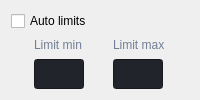
                      <widget class="QWidget" name="config_nonAutomatic">
                       <layout class="QVBoxLayout" name="verticalLayout_44">
                        <item>
                         <widget class="QCheckBox" name="getAutoLimits">
                          <property name="text">
                           <string>Auto limits</string>
                          </property>
                         </widget>
                        </item>
                        <item>
                         <layout class="QGridLayout" name="gridLayout_8">
                          <item row="0" column="1">
                           <widget class="QLabel" name="labelVersion_55">
                            <property name="maximumSize">
                             <size>
                              <width>200</width>
                              <height>20</height>
                             </size>
                            </property>
                            <property name="styleSheet">
                             <string notr="true">color: rgb(113, 126, 149);</string>
                            </property>
                            <property name="lineWidth">
                             <number>1</number>
                            </property>
                            <property name="text">
                             <string>Limit max</string>
                            </property>
                            <property name="alignment">
                             <set>Qt::AlignLeading|Qt::AlignLeft|Qt::AlignVCenter</set>
                            </property>
                           </widget>
                          </item>
                          <item row="0" column="0">
                           <widget class="QLabel" name="labelVersion_56">
                            <property name="maximumSize">
                             <size>
                              <width>200</width>
                              <height>20</height>
                             </size>
                            </property>
                            <property name="styleSheet">
                             <string notr="true">color: rgb(113, 126, 149);</string>
                            </property>
                            <property name="lineWidth">
                             <number>1</number>
                            </property>
                            <property name="text">
                             <string>Limit min</string>
                            </property>
                            <property name="alignment">
                             <set>Qt::AlignLeading|Qt::AlignLeft|Qt::AlignVCenter</set>
                            </property>
                           </widget>
                          </item>
                          <item row="1" column="0">
                           <widget class="QLineEdit" name="txtLimitMin">
                            <property name="enabled">
                             <bool>true</bool>
                            </property>
                            <property name="minimumSize">
                             <size>
                              <width>50</width>
                              <height>30</height>
                             </size>
                            </property>
                            <property name="maximumSize">
                             <size>
                              <width>50</width>
                              <height>30</height>
                             </size>
                            </property>
                            <property name="styleSheet">
                             <string notr="true">background-color: rgb(33, 37, 43);</string>
                            </property>
                            <property name="text">
                             <string/>
                            </property>
                            <property name="placeholderText">
                             <string/>
                            </property>
                           </widget>
                          </item>
                          <item row="1" column="1">
                           <widget class="QLineEdit" name="txtLimitMax">
                            <property name="enabled">
                             <bool>true</bool>
                            </property>
                            <property name="minimumSize">
                             <size>
                              <width>50</width>
                              <height>30</height>
                             </size>
                            </property>
                            <property name="maximumSize">
                             <size>
                              <width>50</width>
                              <height>30</height>
                             </size>
                            </property>
                            <property name="styleSheet">
                             <string notr="true">background-color: rgb(33, 37, 43);</string>
                            </property>
                            <property name="text">
                             <string/>
                            </property>
                            <property name="placeholderText">
                             <string/>
                            </property>
                           </widget>
                          </item>
                         </layout>
                        </item>
                       </layout>
                      </widget>
